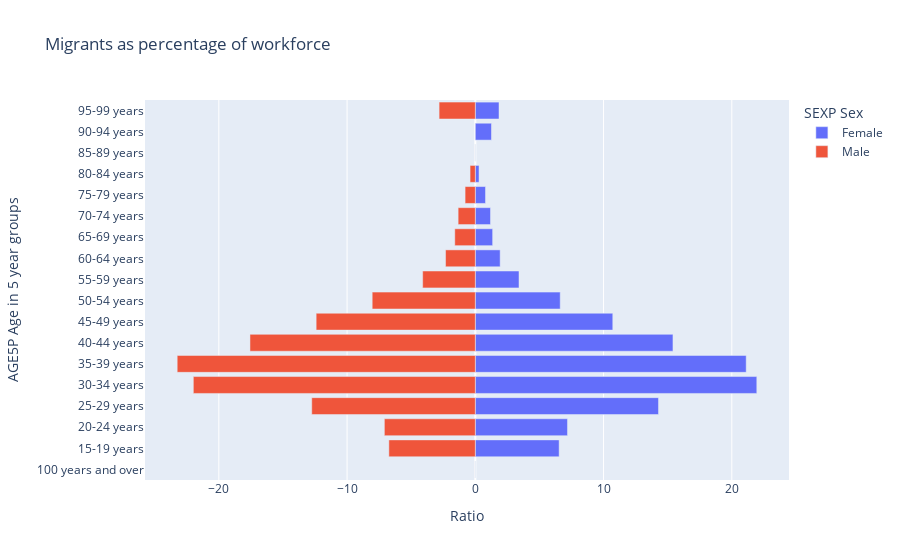

Here is the notebook cell this chart was saved with:
### Code cell
px.bar(migrantsAge, y='AGE5P Age in 5 year groups', x='Ratio', color='SEXP Sex', title='Migrants as percentage of workforce')

### Figure 1 — Plotly figure (JSON) as saved in the notebook; plotly's stock layout.template omitted (floating-point values rounded to 4 significant figures)
{"data": [{"alignmentgroup": "True", "hovertemplate": "SEXP Sex=Female<br>Ratio=%{x}<br>AGE5P Age in 5 year groups=%{y}<extra></extra>", "legendgroup": "Female", "marker": {"color": "#636efa", "pattern": {"shape": ""}}, "name": "Female", "offsetgroup": "Female", "orientation": "h", "showlegend": true, "textposition": "auto", "type": "bar", "x": [0, 6.536, 7.187, 14.28, 21.95, 21.12, 15.41, 10.72, 6.62, 3.406, 1.937, 1.351, 1.185, 0.7952, 0.2909, 0, 1.287, 1.85], "xaxis": "x", "y": ["100 years and over", "15-19 years", "20-24 years", "25-29 years", "30-34 years", "35-39 years", "40-44 years", "45-49 years", "50-54 years", "55-59 years", "60-64 years", "65-69 years", "70-74 years", "75-79 years", "80-84 years", "85-89 years", "90-94 years", "95-99 years"], "yaxis": "y"}, {"alignmentgroup": "True", "hovertemplate": "SEXP Sex=Male<br>Ratio=%{x}<br>AGE5P Age in 5 year groups=%{y}<extra></extra>", "legendgroup": "Male", "marker": {"color": "#EF553B", "pattern": {"shape": ""}}, "name": "Male", "offsetgroup": "Male", "orientation": "h", "showlegend": true, "textposition": "auto", "type": "bar", "x": [0, -6.74, -7.092, -12.75, -21.99, -23.25, -17.57, -12.41, -8.041, -4.105, -2.32, -1.6, -1.339, -0.7967, -0.4082, 0, 0, -2.824], "xaxis": "x", "y": ["100 years and over", "15-19 years", "20-24 years", "25-29 years", "30-34 years", "35-39 years", "40-44 years", "45-49 years", "50-54 years", "55-59 years", "60-64 years", "65-69 years", "70-74 years", "75-79 years", "80-84 years", "85-89 years", "90-94 years", "95-99 years"], "yaxis": "y"}], "layout": {"barmode": "relative", "legend": {"title": {"text": "SEXP Sex"}, "tracegroupgap": 0}, "title": {"text": "Migrants as percentage of workforce"}, "xaxis": {"anchor": "y", "domain": [0, 1], "title": {"text": "Ratio"}}, "yaxis": {"anchor": "x", "domain": [0, 1], "title": {"text": "AGE5P Age in 5 year groups"}}}}
